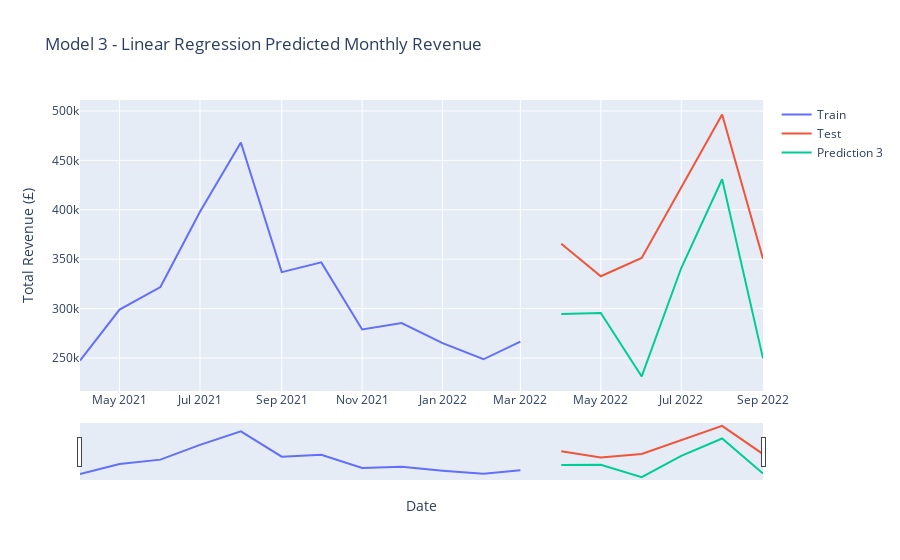

Notebook cell for this chart:
### Code cell
fig = go.Figure()
fig.add_trace(go.Scatter(x=train.index, 
                         y=train['Total_Revenue'], mode='lines', name='Train'))
fig.add_trace(go.Scatter(x=test.index, 
                         y=test['Total_Revenue'], mode='lines', name='Test'))
fig.add_trace(go.Scatter(x=test.index, 
                         y=prediction_3, mode='lines', name='Prediction 3'))

fig.update_xaxes(rangeslider_visible=True)
fig.update_layout(
    yaxis_title='Total Revenue (£)', 
    xaxis_title='Date',
    title='Model 3 - Linear Regression Predicted Monthly Revenue'
)
fig.show()

### Figure 1 — Plotly figure (JSON) as saved in the notebook; plotly's stock layout.template omitted (floating-point values rounded to 4 significant figures)
{"data": [{"mode": "lines", "name": "Train", "type": "scatter", "x": ["2021-04-01T00:00:00", "2021-05-01T00:00:00", "2021-06-01T00:00:00", "2021-07-01T00:00:00", "2021-08-01T00:00:00", "2021-09-01T00:00:00", "2021-10-01T00:00:00", "2021-11-01T00:00:00", "2021-12-01T00:00:00", "2022-01-01T00:00:00", "2022-02-01T00:00:00", "2022-03-01T00:00:00"], "y": [247400.0, 299000.0, 321900.0, 398000.0, 468121, 336900.0, 346800.0, 278900.0, 285400.0, 265100.0, 248700.0, 266600.0]}, {"mode": "lines", "name": "Test", "type": "scatter", "x": ["2022-04-01T00:00:00", "2022-05-01T00:00:00", "2022-06-01T00:00:00", "2022-07-01T00:00:00", "2022-08-01T00:00:00", "2022-09-01T00:00:00"], "y": [365700.0, 332800.0, 351300.0, 423000.0, 496400.0, 350500.0]}, {"mode": "lines", "name": "Prediction 3", "type": "scatter", "x": ["2022-04-01T00:00:00", "2022-05-01T00:00:00", "2022-06-01T00:00:00", "2022-07-01T00:00:00", "2022-08-01T00:00:00", "2022-09-01T00:00:00"], "y": [294600.0, 295600.0, 231400.0, 341100.0, 430900.0, 249600.0]}], "layout": {"title": {"text": "Model 3 - Linear Regression Predicted Monthly Revenue"}, "xaxis": {"rangeslider": {"visible": true}, "title": {"text": "Date"}}, "yaxis": {"title": {"text": "Total Revenue (£)"}}}}
